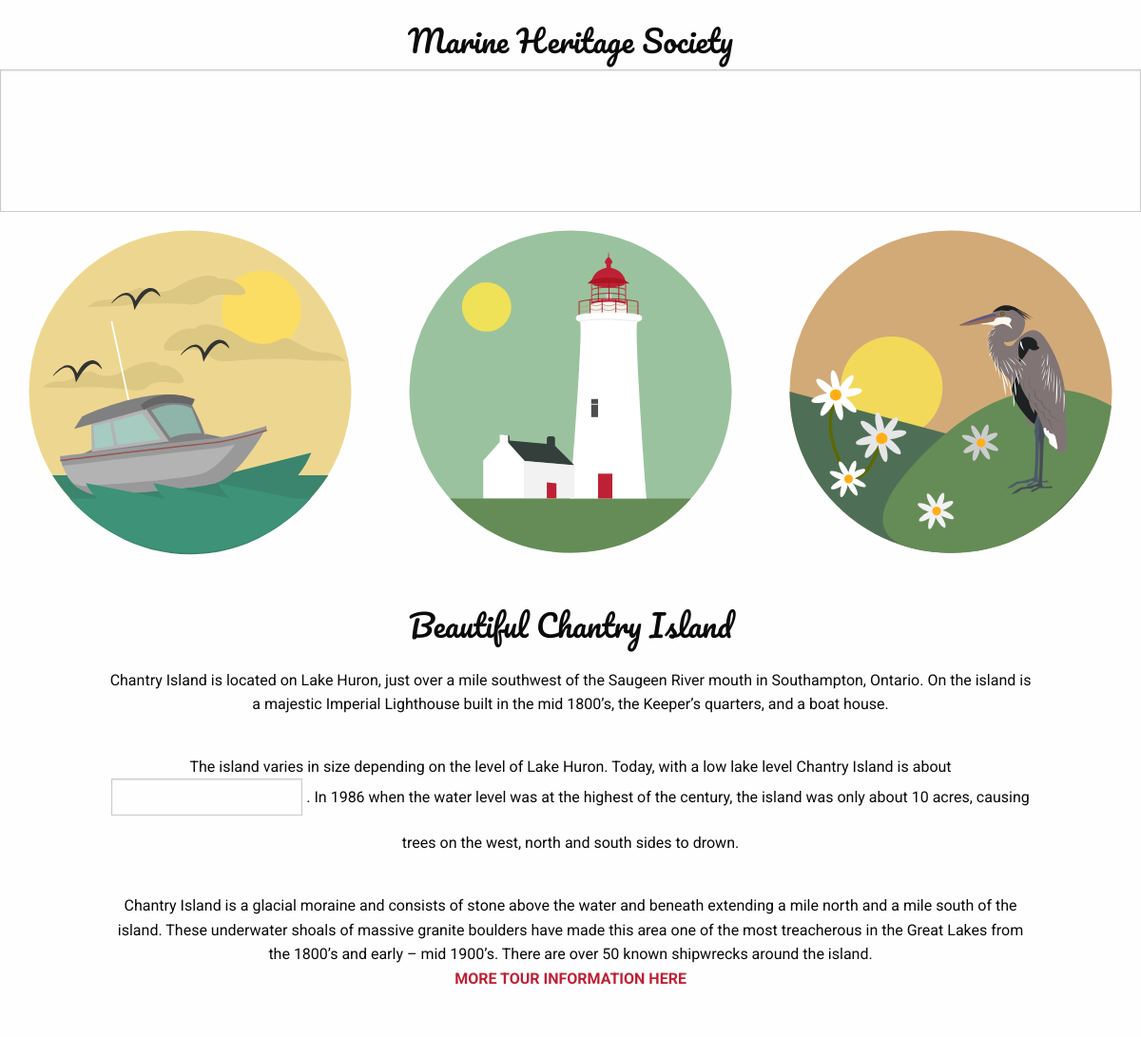
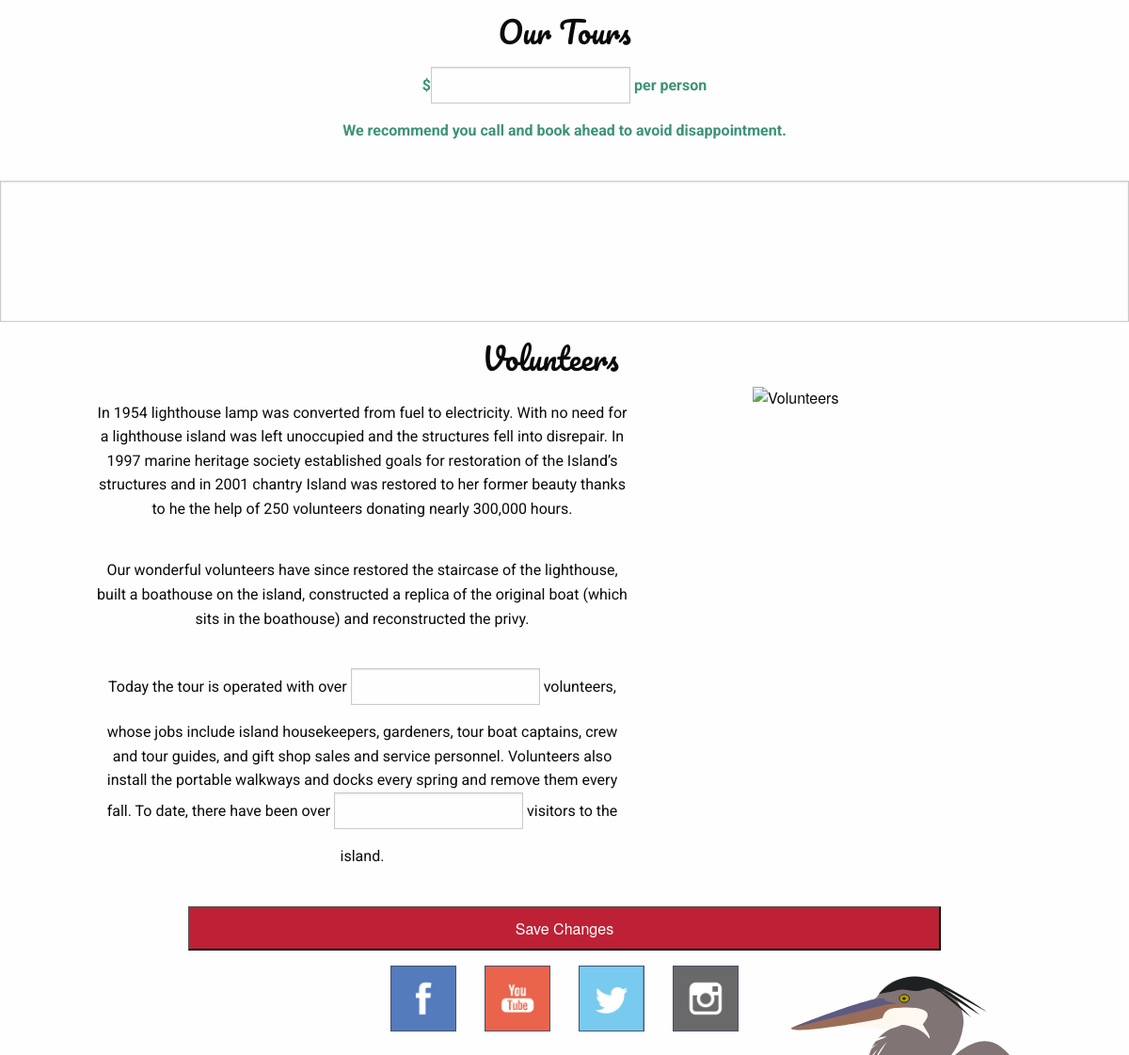
The app's page /admin/admin_editCopy.php (upper part), older data (2 pictures, top to bottom).
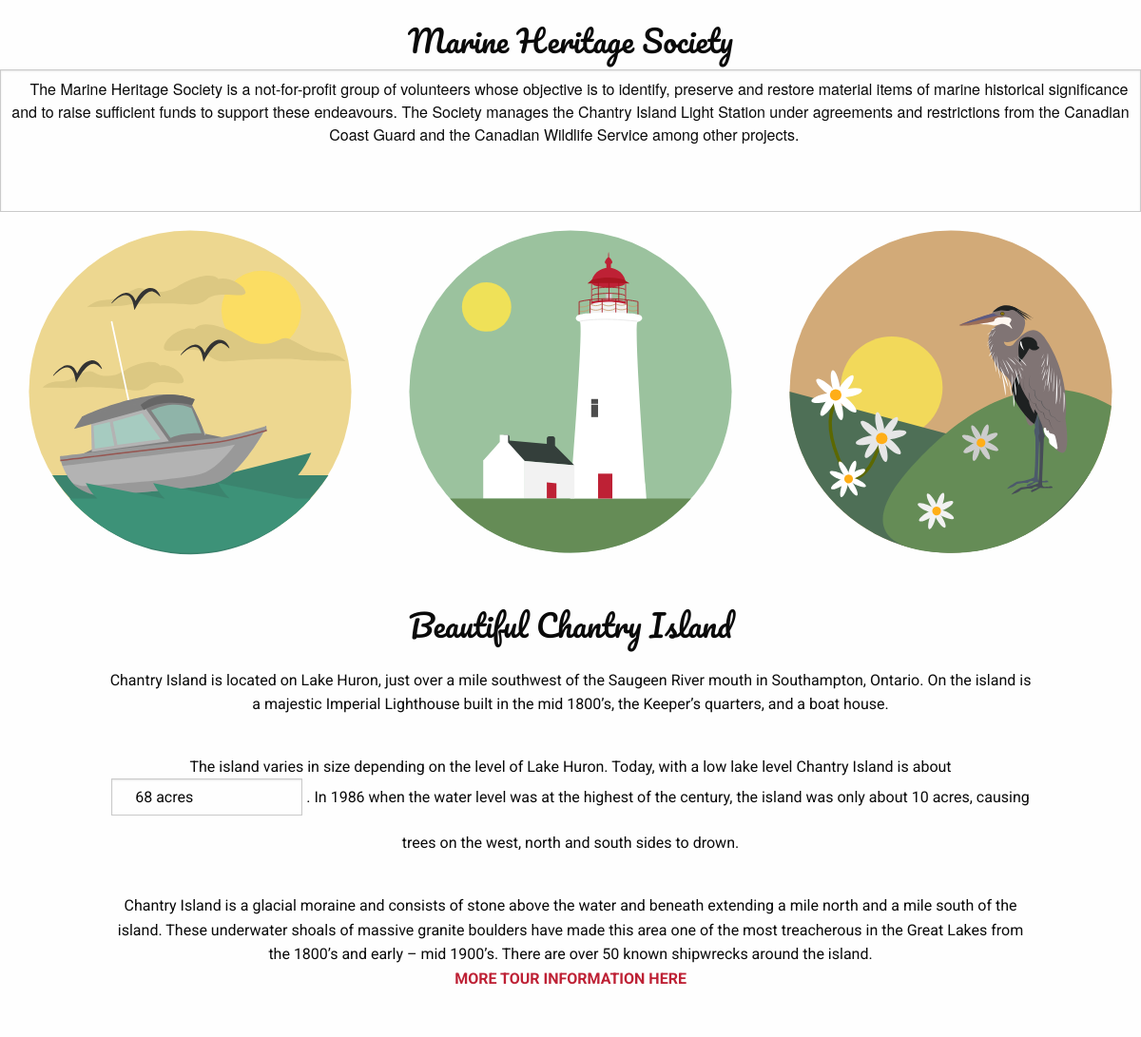
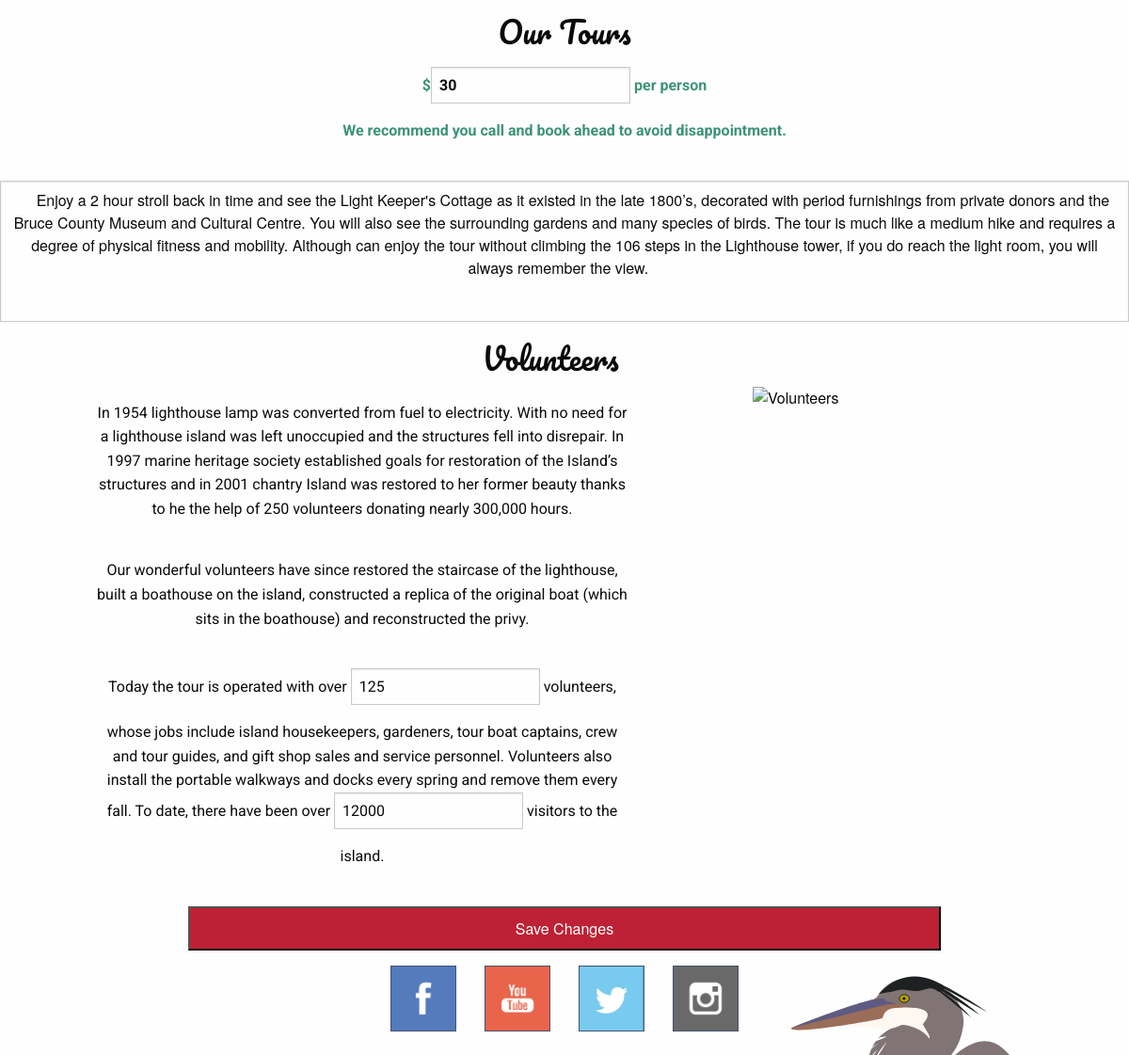
The same page, newer data (2 pictures, top to bottom).
### tables this page shows
CREATE TABLE tbl_copy (
  copy_id smallint(4) UNSIGNED NOT NULL,
  copy_page varchar(11) NOT NULL,
  copy_content varchar(1000) NOT NULL
);

### admin/phpscripts/read.php (called while the page is built, shortened)
<?php
function getCopy($filter, $id){
	include('connect.php');
	$query = "SELECT*FROM tbl_copy WHERE copy_page = '{$filter}' and copy_id = {$id}";
	$runquery = mysqli_query($link, $query);
		if($runquery){
			$found_info = mysqli_fetch_array($runquery, MYSQLI_ASSOC);
			return $found_info;
		}else{
			$message = "getCopy failed";
			return $message;
		}
}
?>

### admin/admin_editCopy.php (the view, shortened to what this page needs)
<!doctype html>
<html class="no-js" lang="en">
  <head>
    <link rel="stylesheet" href="../css/foundation.css" />
    <link rel="stylesheet" href="../css/app.css"/>
  </head>
  <body>
<section class="container">
<form action="admin_editCopy.php" method="post">
  <section class="MHS row">
    <h3>Marine Heritage Society</h3>
    <textarea type="text" name="homePara" class="editArea">
    <?php
    $id = 7;
    $filter = 'home';
    $pop = getCopy($filter, $id);
    echo $pop['copy_content'];
    ?>
   </textarea>
</section>
<section class="decoImg row">
    <div class="small-4 columns"><img class="icons" src="../img/boaticon.svg" alt="Charming Boat"></div>
    <div class="small-4 columns"><img class="icons" src="../img/lighthouseicon.svg" alt="Historical LightHouse"></div>
    <div class="small-4 columns"><img class="icons" src="../img/birdicon.svg" alt="Charming Boat"></div>
  </section>
  <section class="row">
  <h3>Beautiful Chantry Island</h3>
  <div class="small-12 medium-10 medium-pull-1 columns">
    <p>Chantry Island is located on Lake Huron, just over a mile southwest of the Saugeen River mouth in Southampton, Ontario. On the island is a majestic Imperial Lighthouse built in the mid 1800’s, the Keeper’s quarters, and a boat house.</p>
    <p>The island varies in size depending on the level of Lake Huron. Today, with a low lake level Chantry Island is about <input class="adminInput" type="text" name="acres" value="
    <?php
    $id = 2;
    $pop = getCopy($filter, $id);
    echo $pop['copy_content'];
    ?>">
    . In 1986 when the water level was at the highest of the century, the island was only about 10 acres, causing trees on the west, north and south sides to drown.</p>
    <p>Chantry Island is a glacial moraine and consists of stone above the water and beneath extending a mile north and a mile south of the island. These underwater shoals of massive granite boulders have made this area one of the most treacherous in the Great Lakes from the 1800’s and early – mid 1900’s. There are over 50 known shipwrecks around the island.<br><a class="tourBut" href="tours.php">MORE TOUR INFORMATION HERE</a></p>
  </div>
</section>
<section class="tours row">
 <h3>Our Tours</h3>
<p class="bluText">$<input class="adminInput" type="text" name="price" value="
<?php
$id = 3;
$filter = 'tours';
$pop = getCopy($filter, $id);
echo $pop['copy_content'];
?> ">
per person<br>We recommend you call and book ahead to avoid disappointment.</p>
<textarea type="text" name="toursPara" class="editArea small-12 columns">
    <?php
    $id = 4;
    $filter = 'tours';
    $pop = getCopy($filter, $id);
    echo $pop['copy_content'];
    ?>
   </textarea>
  <section class="aboutVolunteers row">
  <h3>Volunteers</h3>
  <div class="volCopy small-12 medium-6 medium-push-1 columns">
<p>In 1954  lighthouse lamp was converted from fuel to electricity. With no need for a lighthouse  island was left unoccupied and the structures fell into disrepair. In 1997 marine heritage society established goals for restoration of the Island’s structures and in 2001 chantry Island was restored to her former beauty thanks to he the help of 250 volunteers donating nearly 300,000 hours.</p>
<p>Our wonderful volunteers have since restored the staircase of the lighthouse, built a boathouse on the island, constructed a replica of the original boat (which sits in the boathouse) and reconstructed the privy.</p>
<p>Today the tour is operated with over <input class="adminInput" type="text" name="volunteers" value="
<?php
$id = 5;
$filter = 'volunteers';
$pop = getCopy($filter, $id);
echo $pop['copy_content'];
?> "> volunteers, whose jobs include island housekeepers, gardeners, tour boat captains, crew and tour guides, and gift shop sales and service personnel. Volunteers also install the portable walkways and docks every spring and remove them every fall. To date, there have been over <input class="adminInput" type="text" name="visitors" value="
<?php
$id = 6;
$filter = 'volunteers';
$pop = getCopy($filter, $id);
echo $pop['copy_content'];
?> "> visitors to the island.</p>
</div>
    <img class="small-12 medium-4 columns" src="../img/volunteer_icon.png" id="volIcon" alt="Volunteers">
  </section>
   <input class="sendBut small-8 small-pull-2 columns" type="submit" name="submit" value="Save Changes">
         </form>
</section>
  </body>
</html>

Row changes from the older to the newer data that the page shows:
added tbl_copy: homePara "The Marine Heritage Society is a not-for-profit group of volunteers whose objective is to identify, preserve and restore material items of marine historical significance and to raise sufficient funds to support these endeavours. The Society manages the Chantry Island Light Station under agreements and restrictions from the Canadian Coast Guard and the Canadian Wildlife Service among other projects."
added tbl_copy: acres "68 acres"
added tbl_copy: price "30"
added tbl_copy: toursPara "Enjoy a 2 hour stroll back in time and see the Light Keeper's Cottage as it existed in the late 1800’s, decorated with period furnishings from private donors and the Bruce County Museum and Cultural Centre. You will also see the surrounding gardens and many species of birds. The tour is much like a medium hike and requires a degree of physical fitness and mobility. Although can enjoy the tour without climbing the 106 steps in the Lighthouse tower, if you do reach the light room, you will always remember the view."
added tbl_copy: volunteers "125"
added tbl_copy: visitors "12000"
